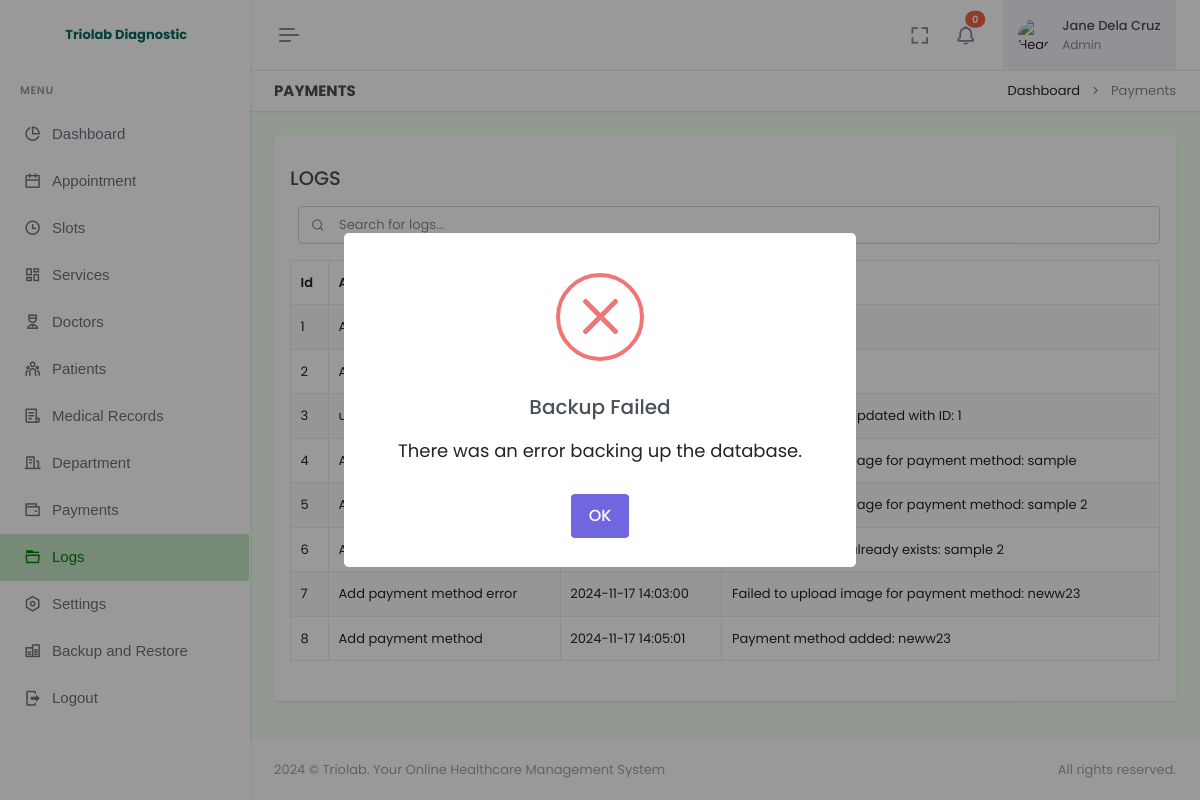
Before: /admin/logs.php (signed in) with the older database file.
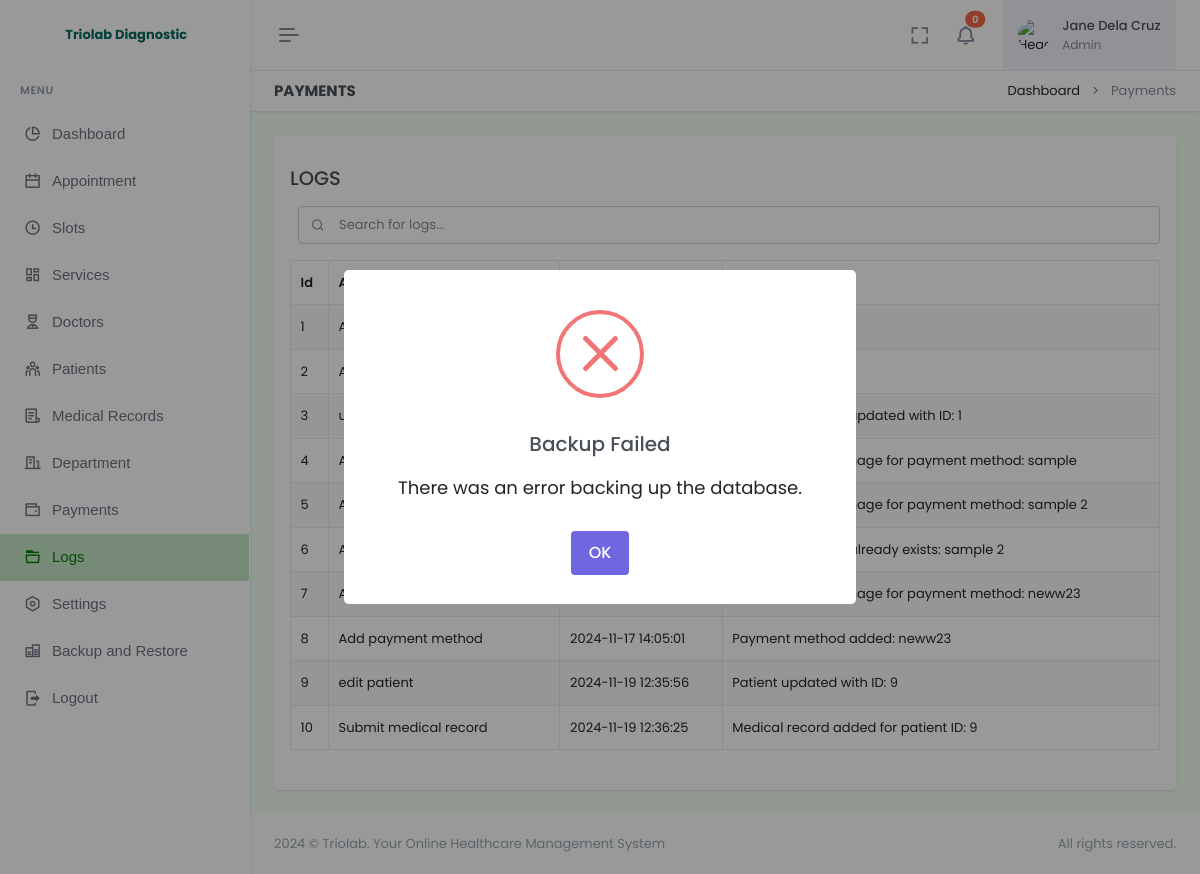
After: the same page with the newer database file.
### tables this page shows
CREATE TABLE `logs` (
  `id` int(11) NOT NULL AUTO_INCREMENT,
  `action` varchar(255) NOT NULL,
  `user` int(11) NOT NULL,
  `timestamp` timestamp NOT NULL DEFAULT current_timestamp(),
  `details` text DEFAULT NULL,
  `is_archive` tinyint(1) DEFAULT 0,
  PRIMARY KEY (`id`)
);

### admin/functions.php (the view, shortened to what this page needs)
<?php
function displayTable($pdo, $table, $columns, $displayImageColumns = [], $includeActions = true, $imagePathPrefix = '', $includeArchived = false, $actions = [])
{
    $query = $pdo->prepare("DESCRIBE $table");
    $query->execute();
    $columnsInfo = $query->fetchAll(PDO::FETCH_COLUMN);
    $orderBy = in_array('created_at', $columnsInfo) ? "ORDER BY created_at DESC" : "";
    $whereClause = "";
    if (in_array('is_archive', $columnsInfo)) {
        $whereClause = $includeArchived ? "WHERE is_archive = 1" : "WHERE is_archive = 0";
    }
    $query = $pdo->prepare("SELECT * FROM $table $whereClause $orderBy");
    $query->execute();
    ?>
    <div class="search-box ms-2 mt-3 mb-3">
        <input type="text" id="searchInput" class="form-control" placeholder="Search for <?php echo $table ?>..." onkeyup="searchTable()">
        <i class="ri-search-line search-icon"></i>
    </div>
    <?php
    echo '<table id="' . $table . 'Table" class="table table-bordered table-striped">';
    echo '<thead><tr>';
    foreach ($columns as $column) {
        $header = ucfirst(str_replace('_', ' ', $column));
        echo "<th>$header</th>";
    }
    echo '</tr></thead><tbody>';
    if ($query->rowCount() > 0) {
        while ($row = $query->fetch(PDO::FETCH_ASSOC)) {
            echo '<tr>';
            foreach ($columns as $column) {
                if (in_array($column, $displayImageColumns)) {
                    echo '<td><a href="' . htmlspecialchars($imagePathPrefix . $row[$column]) . '" data-lightbox="image-' . htmlspecialchars($row['id']) . '"><img src="' . htmlspecialchars($imagePathPrefix . $row[$column]) . '" alt="Image" style="width: 100px; height: auto;"></a></td>';
                } else {
                    echo '<td>' . htmlspecialchars($row[$column]) . '</td>';
                }
            }
            echo '</tr>';
        }
    } else {
        echo '<tr><td colspan="' . (count($columns) + ($includeActions ? 1 : 0)) . '">No data available.</td></tr>';
    }
    echo '</tbody></table>';
    ?>
    <?php
}
?>

### admin/logs.php (shortened to what this page needs)
<!doctype html>
<html lang="en" data-layout="vertical" data-topbar="light" data-sidebar="light" data-sidebar-size="lg" data-sidebar-image="none" data-preloader="disable" data-theme="default" data-theme-colors="green">
<head>
    <link rel="stylesheet" href="https://cdn.jsdelivr.net/npm/flatpickr/dist/flatpickr.min.css">
    <link href="assets/css/bootstrap.min.css" rel="stylesheet" type="text/css" />
    <link href="assets/css/icons.min.css" rel="stylesheet" type="text/css" />
    <link href="assets/css/app.min.css" rel="stylesheet" type="text/css" />
    <link href="assets/css/custom.min.css" rel="stylesheet" type="text/css" />
    <link rel="stylesheet" href="assets/css/sweetalert.css">
</head>
<body style="background-color: #F2FFF1">
    <div id="layout-wrapper">
        <?php require "header.php"; ?>
        <?php require "sidebar.php" ?>
        <?php require "functions.php"; ?>
        <div class="main-content">
            <div class="page-content">
                <div class="container-fluid">
                    <div class="row">
                        <div class="col-12">
                            <div class="page-title-box d-sm-flex align-items-center justify-content-between bg-galaxy-transparent">
                                <h4 class="mb-sm-0">Payments</h4>
                                <div class="page-title-right">
                                    <ol class="breadcrumb m-0">
                                        <li class="breadcrumb-item"><a href="index.php">Dashboard</a></li>
                                        <li class="breadcrumb-item active">Payments</li>
                                    </ol>
                                </div>
                            </div>
                        </div>
                    </div>
                    <div class="row">
                        <div class="col-12">
                            <div class="card">
                                <div class="card-body">
                                    <div class="row mb-2 mt-3">
                                        <div class="col-lg-12">
                                            <div class="mb-3">
                                                <h4>LOGS</h4>
                                                <?php
                                                $table = 'logs';
                                                $columns = array('id', 'action', 'timestamp', 'details');
                                                $displayImageColumns = array();
                                                displayTable($pdo, $table, $columns, $displayImageColumns, false, '', false);
                                                ?>
                                            </div>
                                        </div>
                                    </div>
                                </div>
                            </div>
                        </div>
                    </div>
                </div>
                <?php require "footer.php"; ?>
            </div>
        </div>
</body>
</html>

### admin/header.php (shortened to what this page needs)
<header id="page-topbar">
    <div class="layout-width">
        <div class="navbar-header">
            <div class="d-flex">
                <button type="button" class="btn btn-sm px-3 fs-16 header-item vertical-menu-btn topnav-hamburger material-shadow-none" id="topnav-hamburger-icon">
                    <span class="hamburger-icon">
                        <span></span>
                        <span></span>
                        <span></span>
                    </span>
                </button>
            </div>
            <div class="d-flex align-items-center">
                <div class="ms-1 header-item d-none d-sm-flex">
                    <button type="button" class="btn btn-icon btn-topbar material-shadow-none btn-ghost-secondary rounded-circle" data-toggle="fullscreen">
                        <i class='bx bx-fullscreen fs-22'></i>
                    </button>
                </div>
                <div class="dropdown topbar-head-dropdown ms-1 header-item" id="notificationDropdown">
                    <button type="button" class="btn btn-icon btn-topbar material-shadow-none btn-ghost-secondary rounded-circle" id="page-header-notifications-dropdown" data-bs-toggle="dropdown" data-bs-auto-close="outside" aria-haspopup="true" aria-expanded="false">
                        <i class='bx bx-bell fs-22'></i>
                        <span class="position-absolute topbar-badge fs-10 translate-middle badge rounded-pill bg-danger">0<span class="visually-hidden">unread messages</span></span>
                    </button>
                </div>
                <div class="dropdown ms-sm-3 header-item topbar-user">
                    <button type="button" class="btn material-shadow-none" id="page-header-user-dropdown" data-bs-toggle="dropdown" aria-haspopup="true" aria-expanded="false">
                        <span class="d-flex align-items-center">
                            <img class="rounded-circle header-profile-user" src="assets/images/admin.png" alt="Header Avatar">
                            <span class="text-start ms-xl-2">
                                <span class="d-none d-xl-inline-block ms-1 fw-medium user-name-text">Jane Dela Cruz</span>
                                <span class="d-none d-xl-block ms-1 fs-12 user-name-sub-text">Admin</span>
                            </span>
                        </span>
                    </button>
                </div>
            </div>
        </div>
    </div>
</header>

### admin/sidebar.php (shortened to what this page needs)
<div class="app-menu navbar-menu">
    <div class="navbar-brand-box">
        <a href="index.php" class="logo logo-dark">
            <div clas="logo-lg">
                <span class="fw-bold fs-6 text-primary">Triolab Diagnostic</span>
            </div>
        </a>
    </div>
    <div id="scrollbar">
        <div class="container-fluid">
            <ul class="navbar-nav" id="navbar-nav">
                <li class="menu-title"><span data-key="t-menu">Menu</span></li>
                <li class="nav-item">
                    <a class="nav-link menu-link" href="index.php">
                        <i class="ri-pie-chart-line"></i> <span data-key="t-dashboard">Dashboard</span>
                    </a>
                </li>
                <li class="nav-item">
                    <a class="nav-link menu-link" href="appointment.php">
                        <i class="ri-calendar-line"></i> <span data-key="t-appointment">Appointment</span>
                    </a>
                </li>
                <li class="nav-item">
                    <a class="nav-link menu-link" href="slots.php">
                        <i class="ri-time-line"></i> <span data-key="t-slots">Slots</span>
                    </a>
                </li>
                <li class="nav-item">
                    <a class="nav-link menu-link" href="services.php">
                        <i class="ri-dashboard-line"></i> <span data-key="t-services">Services</span>
                    </a>
                </li>
                <li class="nav-item">
                    <a class="nav-link menu-link" href="doctors.php">
                        <i class="ri-nurse-line"></i> <span data-key="t-doctors">Doctors</span>
                    </a>
                </li>
                <li class="nav-item">
                    <a class="nav-link menu-link" href="patients.php">
                        <i class="ri-team-line"></i> <span data-key="t-patients">Patients</span>
                    </a>
                </li>
                <li class="nav-item">
                    <a class="nav-link menu-link" href="medical-records.php">
                        <i class="ri-file-list-3-line"></i> <span data-key="t-medical-records">Medical Records</span>
                    </a>
                </li>
                <li class="nav-item">
                    <a class="nav-link menu-link" href="department.php">
                        <i class="ri-building-line"></i> <span data-key="t-department">Department</span>
                    </a>
                </li>
                <li class="nav-item">
                    <a class="nav-link menu-link" href="payments.php">
                        <i class="ri-wallet-line"></i> <span data-key="t-payments">Payments</span>
                    </a>
                </li>
                <li class="nav-item">
                    <a class="nav-link menu-link" href="logs.php">
                        <i class="ri-folder-5-line"></i> <span data-key="t-logs">Logs</span>
                    </a>
                </li>
                <li class="nav-item">
                    <a class="nav-link menu-link" href="settings.php">
                        <i class="ri-settings-line"></i> <span data-key="t-settings">Settings</span>
                    </a>
                </li>
                <li class="nav-item">
                    <a class="nav-link menu-link" href="backup.php">
                        <i class="ri-database-line"></i> <span data-key="t-database">Backup and Restore</span>
                    </a>
                </li>
                <li class="nav-item">
                    <a class="nav-link menu-link" href="logout.php">
                        <i class="mdi mdi-logout"></i> <span data-key="t-logout">Logout</span>
                    </a>
                </li>
            </ul>
        </div>
    </div>
    <div class="sidebar-background"></div>
</div>

### admin/footer.php (shortened to what this page needs)
<footer class="footer">
    <div class="container-fluid">
        <div class="row">
            <div class="col-sm-6">
                 © Triolab. Your Online Healthcare Management System
            </div>
            <div class="col-sm-6">
                <div class="text-sm-end d-none d-sm-block">
                    All rights reserved.
                </div>
            </div>
        </div>
    </div>
</footer>

### admin/assets/css/sweetalert.css (style rules this page uses)
[class^="swal2"] { -webkit-tap-highlight-color: rgba(0, 0, 0, 0); }
body.swal2-shown:not(.swal2-no-backdrop):not(.swal2-toast-shown) { overflow: hidden; }
body.swal2-height-auto { height: auto !important; }

Changed rows visible on the page:
added logs: id "9", action "edit patient", timestamp "2024-11-19 12:35:56", details "Patient updated with ID: 9"
added logs: id "10", action "Submit medical record", timestamp "2024-11-19 12:36:25", details "Medical record added for patient ID: 9"
Other visible differences:
list line gone: "2024-11-17 14:03:00"
